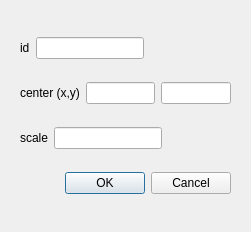
<?xml version="1.0" encoding="UTF-8"?>
<ui version="4.0">
 <class>ScaleDialog</class>
 <widget class="QDialog" name="ScaleDialog">
  <property name="geometry">
   <rect>
    <x>0</x>
    <y>0</y>
    <width>251</width>
    <height>232</height>
   </rect>
  </property>
  <property name="windowTitle">
   <string>Dialog</string>
  </property>
  <widget class="QWidget" name="verticalLayoutWidget">
   <property name="geometry">
    <rect>
     <x>20</x>
     <y>20</y>
     <width>211</width>
     <height>191</height>
    </rect>
   </property>
   <layout class="QVBoxLayout" name="verticalLayout">
    <item>
     <layout class="QHBoxLayout" name="horizontalLayout">
      <item>
       <widget class="QLabel" name="label">
        <property name="text">
         <string>id</string>
        </property>
       </widget>
      </item>
      <item>
       <widget class="QLineEdit" name="ID"/>
      </item>
      <item>
       <spacer name="horizontalSpacer">
        <property name="orientation">
         <enum>Qt::Horizontal</enum>
        </property>
        <property name="sizeHint" stdset="0">
         <size>
          <width>40</width>
          <height>20</height>
         </size>
        </property>
       </spacer>
      </item>
     </layout>
    </item>
    <item>
     <layout class="QHBoxLayout" name="horizontalLayout_2">
      <item>
       <widget class="QLabel" name="label_2">
        <property name="text">
         <string>center (x,y)</string>
        </property>
       </widget>
      </item>
      <item>
       <widget class="QLineEdit" name="cx"/>
      </item>
      <item>
       <widget class="QLineEdit" name="cy"/>
      </item>
     </layout>
    </item>
    <item>
     <layout class="QHBoxLayout" name="horizontalLayout_3">
      <item>
       <widget class="QLabel" name="label_3">
        <property name="text">
         <string>scale</string>
        </property>
       </widget>
      </item>
      <item>
       <widget class="QLineEdit" name="scale"/>
      </item>
      <item>
       <spacer name="horizontalSpacer_2">
        <property name="orientation">
         <enum>Qt::Horizontal</enum>
        </property>
        <property name="sizeHint" stdset="0">
         <size>
          <width>68</width>
          <height>18</height>
         </size>
        </property>
       </spacer>
      </item>
     </layout>
    </item>
    <item>
     <widget class="QDialogButtonBox" name="buttonBox">
      <property name="orientation">
       <enum>Qt::Horizontal</enum>
      </property>
      <property name="standardButtons">
       <set>QDialogButtonBox::Cancel|QDialogButtonBox::Ok</set>
      </property>
     </widget>
    </item>
   </layout>
  </widget>
 </widget>
 <resources/>
 <connections>
  <connection>
   <sender>buttonBox</sender>
   <signal>accepted()</signal>
   <receiver>ScaleDialog</receiver>
   <slot>accept()</slot>
   <hints>
    <hint type="sourcelabel">
     <x>248</x>
     <y>254</y>
    </hint>
    <hint type="destinationlabel">
     <x>157</x>
     <y>274</y>
    </hint>
   </hints>
  </connection>
  <connection>
   <sender>buttonBox</sender>
   <signal>rejected()</signal>
   <receiver>ScaleDialog</receiver>
   <slot>reject()</slot>
   <hints>
    <hint type="sourcelabel">
     <x>316</x>
     <y>260</y>
    </hint>
    <hint type="destinationlabel">
     <x>286</x>
     <y>274</y>
    </hint>
   </hints>
  </connection>
 </connections>
</ui>
